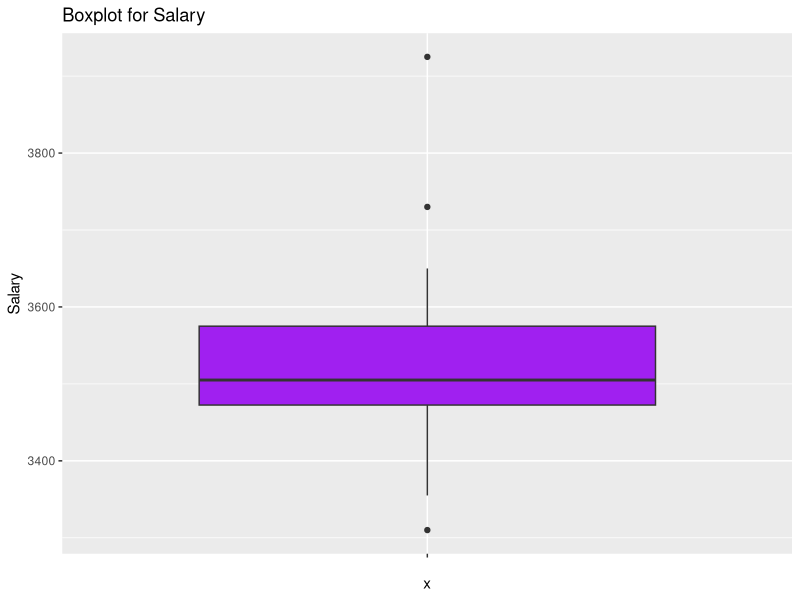

Reproduce this figure in R.
                                          # Page no. : 110

salary <- c(3450,3550,3650,3480,3355,3310,3490,3730,3540,3925,3520,3480) 

# Install Library if not installed

#install.packages("ggplot2")

# Import Library

library(ggplot2)

# Boxplot

ggplot(data.frame(salary), aes(x = "", y = salary)) + geom_boxplot(fill = "purple")+
  ggtitle("Boxplot for Salary") + ylab("Salary")
